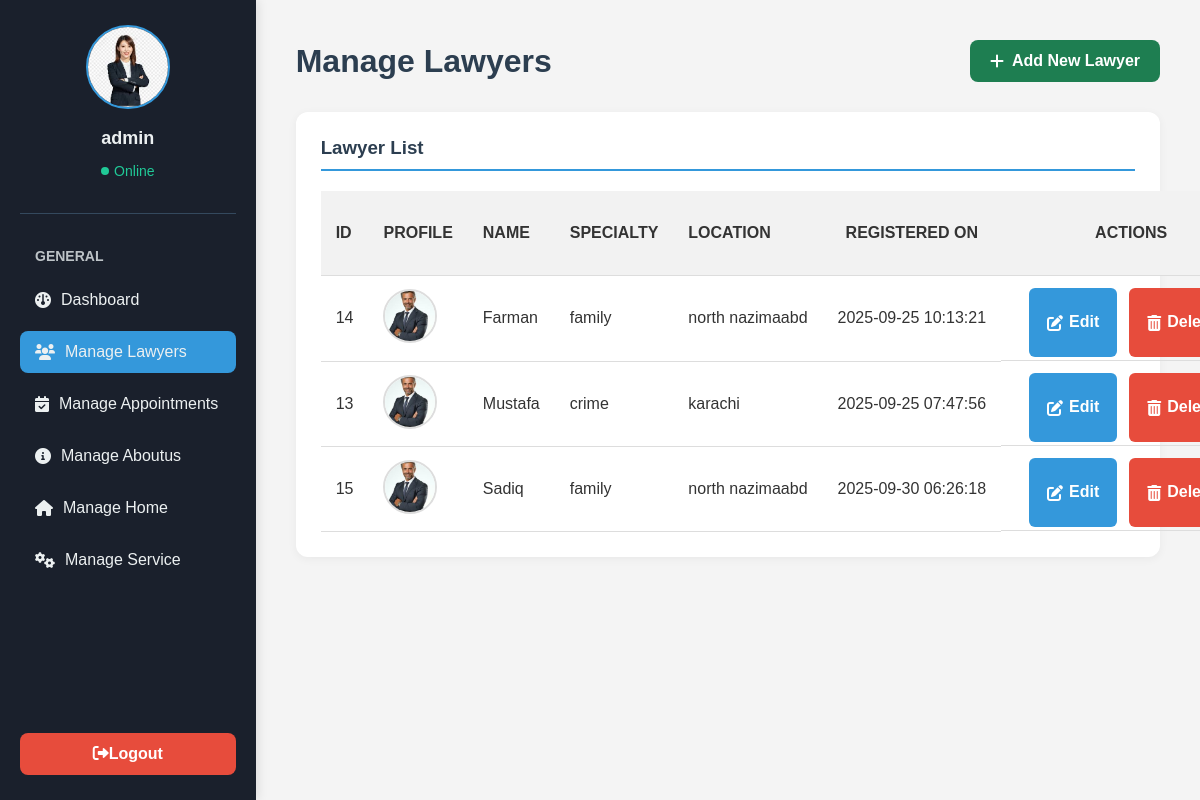
/admin/manage_lawyers.php (signed in), run on the app's committed database.
### tables this page shows
CREATE TABLE `lawyers` (
  `id` int(11) NOT NULL,
  `name` varchar(255) NOT NULL,
  `profile_image` varchar(255) DEFAULT NULL,
  `email` varchar(255) NOT NULL,
  `password` varchar(255) NOT NULL,
  `specialty` varchar(255) NOT NULL,
  `location` varchar(255) NOT NULL,
  `bio` text DEFAULT NULL,
  `created_at` timestamp NOT NULL DEFAULT current_timestamp(),
  `profile_pic` varchar(255) DEFAULT NULL
);

### admin/manage_lawyers.php (the view, shortened to what this page needs)
<?php
include '../includes/db.php';
$sql = "SELECT id, name, profile_image, specialty, location, created_at FROM lawyers ORDER BY name ASC";
$result = $conn->query($sql);
$currentPage = basename($_SERVER['PHP_SELF']);
?>
<!DOCTYPE html>
<html lang="en">
<head>
    <link rel="stylesheet" href="https://cdnjs.cloudflare.com/ajax/libs/font-awesome/6.0.0-beta3/css/all.min.css">
</head>
<body>
    <div class="sidebar">
        <div class="sidebar-header">
            <img src="../images/admin.jpeg" alt="Profile Picture" class="profile-pic">
            <p class="user-name"><?php echo htmlspecialchars($_SESSION['username']); ?></p>
            <p class="user-status">Online</p>
        </div>
        <p class="sidebar-menu-title">General</p>
        <ul class="sidebar-menu">
            <li><a href="admin_pannel.php" class="<?php echo ($currentPage == 'admin_pannel.php') ? 'active' : ''; ?>"><i class="fa-solid fa-gauge"></i> <span>Dashboard</span></a></li>
            <li><a href="manage_lawyers.php" class="<?php echo ($currentPage == 'manage_lawyers.php') ? 'active' : ''; ?>"><i class="fa-solid fa-users"></i> <span>Manage Lawyers</span></a></li>
            <li><a href="manage_appointments.php" class="<?php echo ($currentPage == 'manage_appointments.php') ? 'active' : ''; ?>"><i class="fa-solid fa-calendar-check"></i> <span>Manage Appointments</span></a></li>
            <li><a href="manage_aboutus.php" class="<?php echo ($currentPage == 'manage_aboutus.php') ? 'active' : ''; ?>"><i class="fa-solid fa-circle-info"></i> <span>Manage Aboutus</span></a></li>
            <li><a href="manage_homepage.php" class="<?php echo ($currentPage == 'manage_homepage.php') ? 'active' : ''; ?>"><i class="fa-solid fa-house"></i> <span>Manage Home</span></a></li>
            <li><a href="manage_service.php" class="<?php echo ($currentPage == 'manage_service.php') ? 'active' : ''; ?>"><i class="fa-solid fa-cogs"></i> <span>Manage Service</span></a></li>
        </ul>
        <a href="../logout.php" class="logout-btn"> <i class="fa-solid fa-right-from-bracket"></i>Logout</a>
    </div>
    <div class="main-content">
        <div class="header">
            <h1>Manage Lawyers</h1>
            <a href="add_lawyer.php" class="add-lawyer-btn">
                <i class="fa-solid fa-plus"></i> Add New Lawyer
            </a>
        </div>
        <div class="dashboard-card">
            <h3>Lawyer List</h3>
            <table class="lawyer-table">
                <thead>
                    <tr>
                        <th>ID</th>
                        <th>Profile</th>
                        <th>Name</th>
                        <th>Specialty</th>
                        <th>Location</th>
                        <th>Registered On</th>
                        <th>Actions</th>
                    </tr>
                </thead>
                <tbody>
                    <?php
                    if ($result->num_rows > 0) {
                        while($row = $result->fetch_assoc()) {
                            echo "<tr>";
                            echo "<td>" . $row["id"] . "</td>";
                            if (!empty($row["profile_image"])) {
                                echo "<td><img src='../uploads/" . htmlspecialchars($row["profile_image"]) . "' class='lawyer-img'></td>";
                            } else {
                                echo "<td><img src='../images/default-user.png' class='lawyer-img'></td>";
                            }
                            echo "<td>" . htmlspecialchars($row["name"]) . "</td>";
                            echo "<td>" . htmlspecialchars($row["specialty"]) . "</td>";
                            echo "<td>" . htmlspecialchars($row["location"]) . "</td>";
                            echo "<td>" . $row["created_at"] . "</td>";
                            echo "<td class='action-links'>";
                            echo "<a href='edit_lawyer.php?id=" . $row["id"] . "' class='edit-btn'><i class='fa-solid fa-pen-to-square'></i> Edit</a>";
                            echo "<a href='delete_lawyer.php?id=" . $row["id"] . "' class='delete-btn' onclick='return confirm(\"Are you sure you want to delete this lawyer?\")'><i class='fa-solid fa-trash-can'></i> Delete</a>";
                            echo "</td>";
                            echo "</tr>";
                        }
                    } else {
                        echo "<tr><td colspan='7' style='text-align:center;'>No lawyers found.</td></tr>";
                    }
                    ?>
                </tbody>
            </table>
        </div>
    </div>
</body>
</html>

### admin/manage_lawyers.php (style rules this page uses)
:root { --bg-color: #f4f4f4; --card-bg-color: #ffffff; --text-color: #333333; --header-bg-color: #2c3e50; --sidebar-color: #1a202c; --primary-color: #3498db; --accent-color: #20c997; --delete-color: #e74c3c; --edit-color: #3498db; }
body { font-family: 'Arial', sans-serif; margin: 0; background-color: var(--bg-color); display: flex; height: 100vh; color: var(--text-color); }
.sidebar { width: 250px; background-color: var(--sidebar-color); color: #ecf0f1; padding: 25px 20px; box-shadow: 2px 0 10px rgba(0, 0, 0, 0.1); display: flex; flex-direction: column; overflow-y: auto; transition: width 0.3s ease; }
.sidebar-header { text-align: center; padding-bottom: 20px; border-bottom: 1px solid #34495e; margin-bottom: 20px; }
.sidebar-header .profile-pic { width: 80px; height: 80px; border-radius: 50%; border: 2px solid var(--primary-color); object-fit: cover; margin-bottom: 10px; }
.sidebar-header .user-name { font-size: 18px; font-weight: bold; color: #ecf0f1; margin: 5px 0 0; }
.sidebar-header .user-status { font-size: 14px; color: var(--accent-color); display: flex; align-items: center; justify-content: center; }
.sidebar-header .user-status::before { content: ''; width: 8px; height: 8px; background-color: var(--accent-color); border-radius: 50%; margin-right: 5px; }
.sidebar-menu-title { font-size: 14px; font-weight: bold; color: #bdc3c7; text-transform: uppercase; margin-bottom: 15px; padding-left: 15px; }
.sidebar-menu { list-style-type: none; padding: 0; margin: 0; flex-grow: 1; }
.sidebar-menu li { margin-bottom: 10px; }
.sidebar-menu a { color: #ecf0f1; text-decoration: none; display: flex; align-items: center; padding: 12px 15px; border-radius: 8px; transition: background-color 0.3s ease; font-size: 16px; }
.sidebar-menu a.active { background-color: var(--primary-color); }
.sidebar-menu a i { margin-right: 10px; }
.sidebar .logout-btn { background-color: var(--delete-color); color: #fff; padding: 12px; text-align: center; border-radius: 8px; text-decoration: none; font-weight: bold; transition: background-color 0.3s ease; margin-top: auto; }
.main-content { flex-grow: 1; padding: 40px; overflow-y: auto; }
.header { display: flex; justify-content: space-between; align-items: center; margin-bottom: 30px; }
.header h1 { margin: 0; color: var(--header-bg-color); }
.add-lawyer-btn { background-color: var(--accent-color); color: white; padding: 12px 20px; border-radius: 8px; text-decoration: none; font-weight: bold; display: inline-flex; align-items: center; background-color: #1e7e51; }
.add-lawyer-btn i { margin-right: 8px; }
.dashboard-card { background-color: var(--card-bg-color); padding: 25px; border-radius: 12px; box-shadow: 0 2px 10px rgba(0,0,0,0.05); margin-bottom: 25px; }
h3 { margin-top: 0; color: var(--header-bg-color); border-bottom: 2px solid var(--primary-color); padding-bottom: 10px; margin-bottom: 20px; }
.lawyer-table { width: 100%; border-collapse: collapse; margin-top: 20px; }
.lawyer-table th, .lawyer-table td { padding: 12px 15px; text-align: left; border-bottom: 1px solid #ddd; white-space: nowrap; vertical-align: middle; height: 60px; }
.lawyer-table thead th { background-color: #f2f2f2; color: var(--text-color); font-weight: bold; text-transform: uppercase; }
.lawyer-table th:nth-child(6), .lawyer-table td:nth-child(6) { width: 160px; text-align: center; white-space: nowrap; }
.lawyer-table th:nth-child(7), .lawyer-table td:nth-child(7) { width: 230px; text-align: center; white-space: nowrap; }
.lawyer-img { width: 50px; height: 50px; border-radius: 50%; object-fit: cover; border: 2px solid #ddd; }
.action-links { display: flex; justify-content: center; gap: 12px; flex-wrap: nowrap; }
.action-links a { text-decoration: none; padding: 12px 18px; border-radius: 6px; color: white; font-weight: bold; transition: background-color 0.3s ease; display: inline-flex; align-items: center; justify-content: center; min-height: 45px; line-height: 1.4; }
.action-links a i { margin-right: 6px; }
.action-links .edit-btn { background-color: var(--edit-color); }
.action-links .delete-btn { background-color: var(--delete-color); }

### data on the page
lawyers: id "14", profile_image (picture), name "Farman", specialty "family", location "north nazimaabd", created_at "2025-09-25 10:13:21"
lawyers: id "13", profile_image (picture), name "Mustafa", specialty "crime", location "karachi", created_at "2025-09-25 07:47:56"
lawyers: id "15", profile_image (picture), name "Sadiq", specialty "family", location "north nazimaabd", created_at "2025-09-30 06:26:18"

### other printed values
$_SESSION['username'] "admin"
